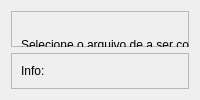
              <widget class="QWidget" name="page_7">
               <layout class="QVBoxLayout" name="verticalLayout_16">
                <item>
                 <widget class="QFrame" name="frame_22">
                  <property name="styleSheet">
                   <string notr="true">QLineEdit{
	
	background-color: rgb(255, 255, 255);
}</string>
                  </property>
                  <property name="frameShape">
                   <enum>QFrame::StyledPanel</enum>
                  </property>
                  <property name="frameShadow">
                   <enum>QFrame::Raised</enum>
                  </property>
                  <widget class="QPushButton" name="cut">
                   <property name="geometry">
                    <rect>
                     <x>250</x>
                     <y>170</y>
                     <width>281</width>
                     <height>41</height>
                    </rect>
                   </property>
                   <property name="sizePolicy">
                    <sizepolicy hsizetype="Preferred" vsizetype="Preferred">
                     <horstretch>0</horstretch>
                     <verstretch>0</verstretch>
                    </sizepolicy>
                   </property>
                   <property name="styleSheet">
                    <string notr="true">QPushButton:hover{
	
	background-color: rgb(255, 255, 255);
	color: rgb(0, 0, 0);
	border-radius: 15px;

}

QPushButton{
	
	
	background-color: rgb(0, 0, 0);
	color: rgb(200, 200, 200);
}</string>
                   </property>
                   <property name="text">
                    <string>Cortar</string>
                   </property>
                  </widget>
                  <widget class="QWidget" name="layoutWidget">
                   <property name="geometry">
                    <rect>
                     <x>10</x>
                     <y>21</y>
                     <width>704</width>
                     <height>141</height>
                    </rect>
                   </property>
                   <layout class="QGridLayout" name="gridLayout_8">
                    <item row="2" column="3">
                     <widget class="QLabel" name="label_27">
                      <property name="text">
                       <string>Selecione o ponto final do corte:</string>
                      </property>
                     </widget>
                    </item>
                    <item row="1" column="5">
                     <widget class="QPushButton" name="selecionarcorte2">
                      <property name="minimumSize">
                       <size>
                        <width>80</width>
                        <height>25</height>
                       </size>
                      </property>
                      <property name="styleSheet">
                       <string notr="true">QPushButton:hover{
	
	background-color: rgb(255, 255, 255);
	color: rgb(0, 0, 0);

}

QPushButton{
	
	
	background-color: rgb(0, 0, 0);
	color: rgb(200, 200, 200);
}</string>
                      </property>
                      <property name="text">
                       <string>Selecionar</string>
                      </property>
                     </widget>
                    </item>
                    <item row="0" column="0">
                     <widget class="QLabel" name="label_21">
                      <property name="text">
                       <string>Selecione o arquivo de a ser convertido</string>
                      </property>
                     </widget>
                    </item>
                    <item row="2" column="0">
                     <widget class="QLabel" name="label">
                      <property name="text">
                       <string>Selecione o ponto inicial do corte:</string>
                      </property>
                     </widget>
                    </item>
                    <item row="2" column="1" colspan="2">
                     <widget class="QLineEdit" name="time1">
                      <property name="alignment">
                       <set>Qt::AlignCenter</set>
                      </property>
                      <property name="placeholderText">
                       <string>00:01:23</string>
                      </property>
                     </widget>
                    </item>
                    <item row="2" column="4">
                     <widget class="QLineEdit" name="time2">
                      <property name="alignment">
                       <set>Qt::AlignCenter</set>
                      </property>
                      <property name="placeholderText">
                       <string>00:03:31</string>
                      </property>
                     </widget>
                    </item>
                    <item row="0" column="5">
                     <widget class="QPushButton" name="selecionarcorte1">
                      <property name="minimumSize">
                       <size>
                        <width>80</width>
                        <height>25</height>
                       </size>
                      </property>
                      <property name="styleSheet">
                       <string notr="true">QPushButton:hover{
	
	background-color: rgb(255, 255, 255);
	color: rgb(0, 0, 0);

}

QPushButton{
	
	
	background-color: rgb(0, 0, 0);
	color: rgb(200, 200, 200);
}</string>
                      </property>
                      <property name="text">
                       <string>Selecionar</string>
                      </property>
                     </widget>
                    </item>
                    <item row="3" column="0" colspan="6">
                     <widget class="QLabel" name="label_23">
                      <property name="text">
                       <string>Nota: Digite a extensão do arquivo final, ou seja, o que será salvo após o corte como no exemplo final.mp3. Importante lembrar que o padrão do tempo de corte segue HH:MM:SS (Horas:Minutos:Segundos). </string>
                      </property>
                      <property name="wordWrap">
                       <bool>true</bool>
                      </property>
                     </widget>
                    </item>
                    <item row="1" column="0">
                     <widget class="QLabel" name="label_22">
                      <property name="text">
                       <string>Selecione o local que o arquivo será salvo</string>
                      </property>
                     </widget>
                    </item>
                    <item row="1" column="1" colspan="4">
                     <widget class="QLineEdit" name="caminhocorte2">
                      <property name="placeholderText">
                       <string>C:/Users/Usuário/Desktop/final.mp3</string>
                      </property>
                     </widget>
                    </item>
                    <item row="0" column="1" colspan="4">
                     <widget class="QLineEdit" name="caminhocorte1">
                      <property name="placeholderText">
                       <string>C:/Users/Usuário/Desktop/audio.mp3</string>
                      </property>
                     </widget>
                    </item>
                   </layout>
                  </widget>
                 </widget>
                </item>
                <item>
                 <widget class="QFrame" name="frame_23">
                  <property name="frameShape">
                   <enum>QFrame::StyledPanel</enum>
                  </property>
                  <property name="frameShadow">
                   <enum>QFrame::Raised</enum>
                  </property>
                  <layout class="QVBoxLayout" name="verticalLayout_17">
                   <item>
                    <widget class="QLabel" name="infocorte">
                     <property name="text">
                      <string>Info:</string>
                     </property>
                    </widget>
                   </item>
                  </layout>
                 </widget>
                </item>
               </layout>
              </widget>
